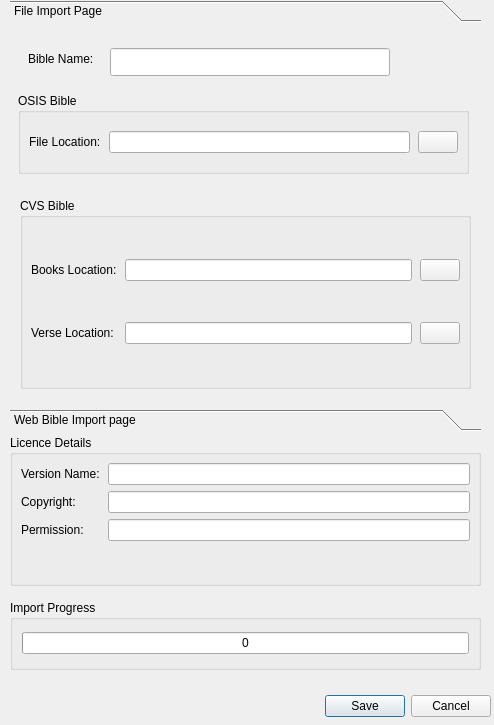
<ui version="4.0" >
 <class>BibleImportDialog</class>
 <widget class="QDialog" name="BibleImportDialog" >
  <property name="geometry" >
   <rect>
    <x>0</x>
    <y>0</y>
    <width>494</width>
    <height>725</height>
   </rect>
  </property>
  <property name="windowTitle" >
   <string>Bible Registration</string>
  </property>
  <widget class="QDialogButtonBox" name="BibleImportButtonBox" >
   <property name="geometry" >
    <rect>
     <x>10</x>
     <y>690</y>
     <width>481</width>
     <height>33</height>
    </rect>
   </property>
   <property name="orientation" >
    <enum>Qt::Horizontal</enum>
   </property>
   <property name="standardButtons" >
    <set>QDialogButtonBox::Cancel|QDialogButtonBox::Save</set>
   </property>
  </widget>
  <widget class="QToolBox" name="ImportToolBox" >
   <property name="geometry" >
    <rect>
     <x>10</x>
     <y>0</y>
     <width>471</width>
     <height>431</height>
    </rect>
   </property>
   <property name="currentIndex" >
    <number>0</number>
   </property>
   <widget class="QWidget" name="FileImportPage" >
    <property name="geometry" >
     <rect>
      <x>0</x>
      <y>0</y>
      <width>461</width>
      <height>361</height>
     </rect>
    </property>
    <attribute name="label" >
     <string>File Import Page</string>
    </attribute>
    <widget class="QGroupBox" name="OSISGroupBox" >
     <property name="geometry" >
      <rect>
       <x>8</x>
       <y>65</y>
       <width>451</width>
       <height>81</height>
      </rect>
     </property>
     <property name="title" >
      <string>OSIS Bible</string>
     </property>
     <layout class="QGridLayout" name="gridLayout_2" >
      <property name="margin" >
       <number>8</number>
      </property>
      <property name="spacing" >
       <number>8</number>
      </property>
      <item row="0" column="0" >
       <widget class="QLabel" name="LocatioLabel" >
        <property name="text" >
         <string>File Location:</string>
        </property>
       </widget>
      </item>
      <item row="0" column="1" >
       <widget class="QLineEdit" name="OSISLocationEdit" />
      </item>
      <item row="0" column="2" >
       <widget class="QPushButton" name="OsisFileButton" >
        <property name="text" >
         <string/>
        </property>
        <property name="icon" >
         <iconset>
          <normaloff>../images/import_load.png</normaloff>../images/import_load.png</iconset>
        </property>
       </widget>
      </item>
     </layout>
    </widget>
    <widget class="QGroupBox" name="CVSGroupBox" >
     <property name="geometry" >
      <rect>
       <x>10</x>
       <y>170</y>
       <width>451</width>
       <height>191</height>
      </rect>
     </property>
     <property name="title" >
      <string>CVS Bible</string>
     </property>
     <layout class="QGridLayout" name="gridLayout" >
      <property name="margin" >
       <number>8</number>
      </property>
      <property name="spacing" >
       <number>8</number>
      </property>
      <item row="0" column="0" >
       <widget class="QLabel" name="BooksLocationLabel" >
        <property name="text" >
         <string>Books Location:</string>
        </property>
       </widget>
      </item>
      <item row="4" column="0" >
       <widget class="QLabel" name="VerseLocationLabel" >
        <property name="text" >
         <string>Verse Location:</string>
        </property>
       </widget>
      </item>
      <item row="4" column="1" >
       <widget class="QLineEdit" name="VerseLocationEdit" />
      </item>
      <item row="0" column="1" >
       <widget class="QLineEdit" name="BooksLocationEdit" />
      </item>
      <item row="0" column="2" >
       <widget class="QPushButton" name="BooksFileButton" >
        <property name="text" >
         <string/>
        </property>
        <property name="icon" >
         <iconset>
          <normaloff>../images/import_load.png</normaloff>../images/import_load.png</iconset>
        </property>
       </widget>
      </item>
      <item row="4" column="2" >
       <widget class="QPushButton" name="VersesFileButton" >
        <property name="text" >
         <string/>
        </property>
        <property name="icon" >
         <iconset>
          <normaloff>../images/import_load.png</normaloff>../images/import_load.png</iconset>
        </property>
       </widget>
      </item>
     </layout>
    </widget>
    <widget class="QLineEdit" name="BibleNameEdit" >
     <property name="geometry" >
      <rect>
       <x>100</x>
       <y>20</y>
       <width>280</width>
       <height>28</height>
      </rect>
     </property>
    </widget>
    <widget class="QLabel" name="BibleNameLabel" >
     <property name="geometry" >
      <rect>
       <x>18</x>
       <y>20</y>
       <width>98</width>
       <height>22</height>
      </rect>
     </property>
     <property name="text" >
      <string>Bible Name:</string>
     </property>
    </widget>
   </widget>
   <widget class="QWidget" name="WebBiblePage" >
    <property name="geometry" >
     <rect>
      <x>0</x>
      <y>0</y>
      <width>461</width>
      <height>361</height>
     </rect>
    </property>
    <attribute name="label" >
     <string>Web Bible Import page</string>
    </attribute>
    <layout class="QVBoxLayout" name="WebBibleLayout" >
     <property name="spacing" >
      <number>8</number>
     </property>
     <property name="margin" >
      <number>8</number>
     </property>
     <item>
      <widget class="QGroupBox" name="OptionsGroupBox" >
       <property name="title" >
        <string>Download Options</string>
       </property>
       <layout class="QFormLayout" name="OptionsLayout" >
        <property name="fieldGrowthPolicy" >
         <enum>QFormLayout::AllNonFixedFieldsGrow</enum>
        </property>
        <property name="labelAlignment" >
         <set>Qt::AlignLeading|Qt::AlignLeft|Qt::AlignVCenter</set>
        </property>
        <property name="formAlignment" >
         <set>Qt::AlignLeading|Qt::AlignLeft|Qt::AlignVCenter</set>
        </property>
        <property name="horizontalSpacing" >
         <number>8</number>
        </property>
        <property name="verticalSpacing" >
         <number>8</number>
        </property>
        <property name="margin" >
         <number>8</number>
        </property>
        <item row="0" column="0" >
         <widget class="QLabel" name="LocationLabel" >
          <property name="text" >
           <string>Location:</string>
          </property>
         </widget>
        </item>
        <item row="0" column="1" >
         <widget class="QComboBox" name="LocationComboBox" >
          <item>
           <property name="text" >
            <string/>
           </property>
          </item>
          <item>
           <property name="text" >
            <string>BibleGateway</string>
           </property>
          </item>
          <item>
           <property name="text" >
            <string>CrossWire</string>
           </property>
          </item>
         </widget>
        </item>
        <item row="1" column="0" >
         <widget class="QLabel" name="TypeLabel" >
          <property name="text" >
           <string>Type:</string>
          </property>
         </widget>
        </item>
        <item row="1" column="1" >
         <widget class="QComboBox" name="TypeComboBox" >
          <item>
           <property name="text" >
            <string/>
           </property>
          </item>
          <item>
           <property name="text" >
            <string>Download As Needed</string>
           </property>
          </item>
          <item>
           <property name="text" >
            <string>Download All</string>
           </property>
          </item>
         </widget>
        </item>
        <item row="2" column="0" >
         <widget class="QLabel" name="BibleLabel" >
          <property name="text" >
           <string>Bible:</string>
          </property>
         </widget>
        </item>
        <item row="2" column="1" >
         <widget class="QComboBox" name="BibleComboBox" >
          <item>
           <property name="text" >
            <string>NIV</string>
           </property>
          </item>
          <item>
           <property name="text" >
            <string>KJV</string>
           </property>
          </item>
         </widget>
        </item>
       </layout>
       <zorder>BibleComboBox</zorder>
       <zorder>TypeComboBox</zorder>
       <zorder>TypeLabel</zorder>
       <zorder>LocationLabel</zorder>
       <zorder>BibleLabel</zorder>
       <zorder>LocationComboBox</zorder>
      </widget>
     </item>
     <item>
      <widget class="QGroupBox" name="ProxyGroupBox" >
       <property name="title" >
        <string>Proxy Settings (Optional)</string>
       </property>
       <layout class="QFormLayout" name="ProxySettingsLayout" >
        <property name="fieldGrowthPolicy" >
         <enum>QFormLayout::AllNonFixedFieldsGrow</enum>
        </property>
        <property name="horizontalSpacing" >
         <number>8</number>
        </property>
        <property name="verticalSpacing" >
         <number>8</number>
        </property>
        <property name="margin" >
         <number>8</number>
        </property>
        <item row="0" column="0" >
         <widget class="QLabel" name="AddressLabel" >
          <property name="text" >
           <string>Proxy Address:</string>
          </property>
         </widget>
        </item>
        <item row="0" column="1" >
         <widget class="QLineEdit" name="AddressEdit" />
        </item>
        <item row="1" column="0" >
         <widget class="QLabel" name="UsernameLabel" >
          <property name="text" >
           <string>Username:</string>
          </property>
         </widget>
        </item>
        <item row="1" column="1" >
         <widget class="QLineEdit" name="UsernameEdit" />
        </item>
        <item row="2" column="0" >
         <widget class="QLabel" name="PasswordLabel" >
          <property name="text" >
           <string>Password:</string>
          </property>
         </widget>
        </item>
        <item row="2" column="1" >
         <widget class="QLineEdit" name="PasswordEdit" />
        </item>
       </layout>
      </widget>
     </item>
    </layout>
   </widget>
  </widget>
  <widget class="QGroupBox" name="LicenceDetailsGroupBox" >
   <property name="geometry" >
    <rect>
     <x>10</x>
     <y>435</y>
     <width>471</width>
     <height>151</height>
    </rect>
   </property>
   <property name="minimumSize" >
    <size>
     <width>0</width>
     <height>123</height>
    </size>
   </property>
   <property name="title" >
    <string>Licence Details</string>
   </property>
   <layout class="QFormLayout" name="formLayout" >
    <property name="horizontalSpacing" >
     <number>8</number>
    </property>
    <property name="margin" >
     <number>8</number>
    </property>
    <item row="0" column="0" >
     <widget class="QLabel" name="VersionNameLabel" >
      <property name="text" >
       <string>Version Name:</string>
      </property>
     </widget>
    </item>
    <item row="0" column="1" >
     <widget class="QLineEdit" name="VersionNameEdit" />
    </item>
    <item row="1" column="0" >
     <widget class="QLabel" name="CopyrightLabel" >
      <property name="text" >
       <string>Copyright:</string>
      </property>
     </widget>
    </item>
    <item row="1" column="1" >
     <widget class="QLineEdit" name="CopyrightEdit" />
    </item>
    <item row="2" column="0" >
     <widget class="QLabel" name="PermisionLabel" >
      <property name="text" >
       <string>Permission:</string>
      </property>
     </widget>
    </item>
    <item row="2" column="1" >
     <widget class="QLineEdit" name="PermisionEdit" />
    </item>
   </layout>
  </widget>
  <widget class="QLabel" name="MessageLabel" >
   <property name="geometry" >
    <rect>
     <x>20</x>
     <y>670</y>
     <width>451</width>
     <height>17</height>
    </rect>
   </property>
   <property name="text" >
    <string/>
   </property>
  </widget>
  <widget class="QGroupBox" name="ProgressGroupBox" >
   <property name="geometry" >
    <rect>
     <x>10</x>
     <y>600</y>
     <width>471</width>
     <height>70</height>
    </rect>
   </property>
   <property name="title" >
    <string>Import Progress</string>
   </property>
   <layout class="QGridLayout" name="gridLayout_3" >
    <item row="0" column="0" >
     <widget class="QProgressBar" name="ProgressBar" >
      <property name="value" >
       <number>0</number>
      </property>
      <property name="invertedAppearance" >
       <bool>false</bool>
      </property>
      <property name="format" >
       <string>%p</string>
      </property>
     </widget>
    </item>
   </layout>
  </widget>
 </widget>
 <tabstops>
  <tabstop>BibleNameEdit</tabstop>
  <tabstop>OSISLocationEdit</tabstop>
  <tabstop>OsisFileButton</tabstop>
  <tabstop>BooksLocationEdit</tabstop>
  <tabstop>BooksFileButton</tabstop>
  <tabstop>VerseLocationEdit</tabstop>
  <tabstop>VersesFileButton</tabstop>
  <tabstop>LocationComboBox</tabstop>
  <tabstop>TypeComboBox</tabstop>
  <tabstop>BibleComboBox</tabstop>
  <tabstop>AddressEdit</tabstop>
  <tabstop>UsernameEdit</tabstop>
  <tabstop>PasswordEdit</tabstop>
  <tabstop>VersionNameEdit</tabstop>
  <tabstop>CopyrightEdit</tabstop>
  <tabstop>PermisionEdit</tabstop>
  <tabstop>BibleImportButtonBox</tabstop>
 </tabstops>
 <resources/>
 <connections/>
</ui>
